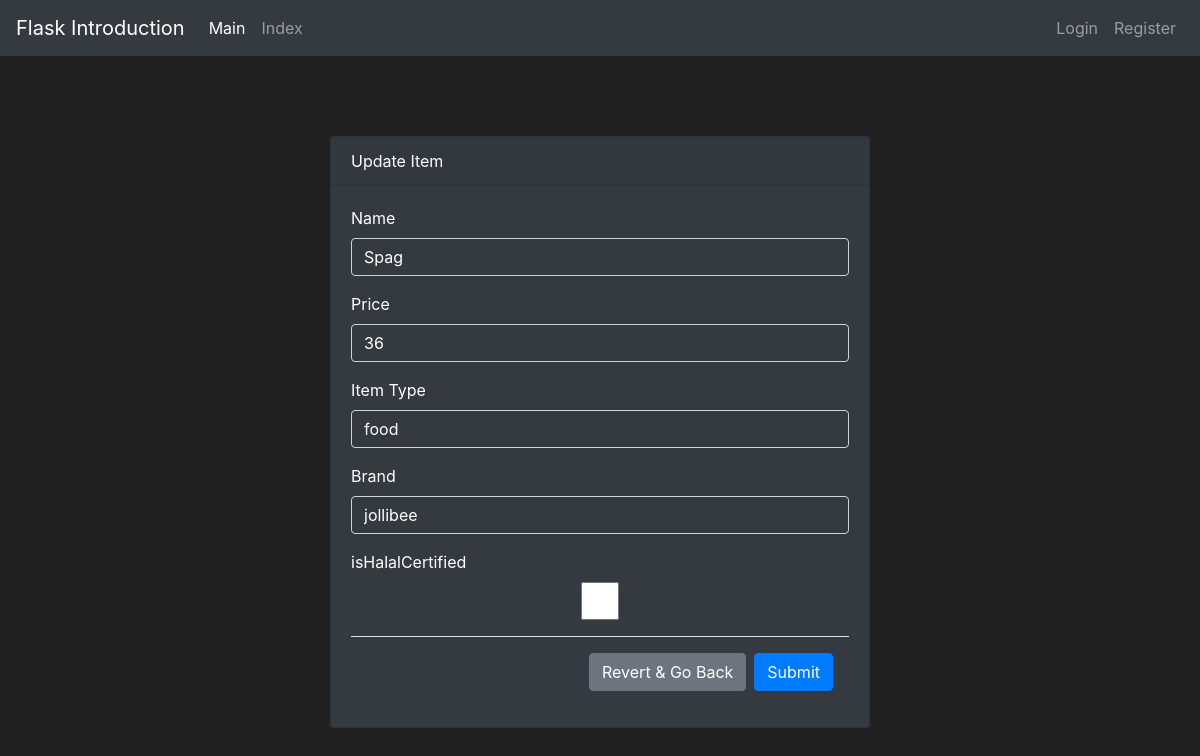
Page /UpdateItem/2 on the earlier database version.
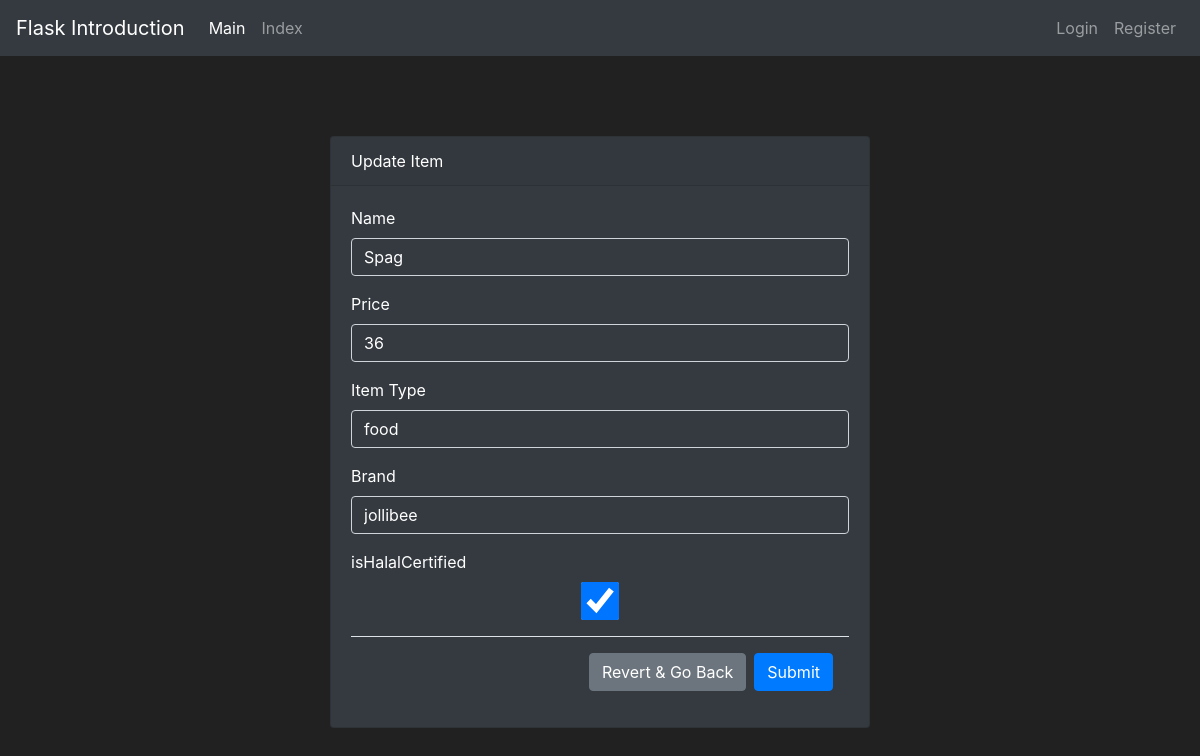
Same page on the later database version.
### static/entities.py (models this page shows)
class Item(db.Model):
    __tablename__ = 'item'
    id = db.Column(db.Integer, primary_key=True)
    name = db.Column(db.String(50), nullable=False)
    price = db.Column(db.Integer, nullable=False, default=50)
    description = db.Column(db.String(200), nullable=True)
    type = db.Column(db.String(50))
    owners = db.relationship('User', secondary=item_user_association, backref=db.backref('items_owned', lazy='dynamic'),overlaps="items_owned,owners")
    __mapper_args__ = {
        'polymorphic_identity': 'item',
        'polymorphic_on': type
    }

class Food(Item):
    __tablename__ = 'food'
    id = db.Column(db.Integer, db.ForeignKey('item.id'), primary_key=True)
    brand = db.Column(db.String(), nullable=False)
    isHalalCertified = db.Column(db.Boolean, default=False)
    __mapper_args__ = {
        'polymorphic_identity': 'food',
    }

### static/routes.py (the view)
@app.route('/UpdateItem/<item_id>', methods=['GET', 'POST'])
def UpdateItem(item_id):
    ItemToUpdate = Item.query.filter_by(id=item_id).first()
    if ItemToUpdate.type == "electronics":
        form = ElectronicsForm(obj=ItemToUpdate)
    elif ItemToUpdate.type == "clothing":
        form = ClothingForm(obj=ItemToUpdate)
    elif ItemToUpdate.type == "food":
        form = FoodForm(obj=ItemToUpdate)
    if form.validate_on_submit():
        form.populate_obj(ItemToUpdate)
        db.session.commit()
        flash(f'Success! The update has been committed to the database', category='success')
        return redirect(url_for('index'))
    else:
        CheckFormError(form)
    return render_template('UpdateItem.html',form=form,type=ItemToUpdate.type)

### static/forms.py
class FoodForm(ItemForm):
    brand = StringField('Brand', validators=[DataRequired()])
    isHalalCertified = BooleanField('Halal Certified')

### static/routes.py (called while the page is built)
def CheckFormError(form):
    if form.errors != {}:
        for err_msg in form.errors.values():
            flash(f'Error: {err_msg}', category='danger')

### static/templates/UpdateItem.html (shortened to what this page needs)
{% extends 'base.html' %}
{% block content %}
<div class="container">
  <div class="row justify-content-center">
    <div class="col-md-6">
      <div class="card bg-dark text-white">
        <div class="card-header">
          Update Item
        </div>
        <div class="card-body">
          <form id="update_form" method="POST" class="form-register">
            <div class="form-group">
              <label for="name" class="text-white">Name</label>
              {{ form.name(class="form-control bg-dark text-white", placeholder="Enter Name...", autocomplete="off") }}
            </div>
            <div class="form-group">
              <label for="price" class="text-white">Price</label>
              {{ form.price(class="form-control bg-dark text-white", placeholder="Enter Price...", autocomplete="off") }}
            </div>
            <div class="form-group">
              <label for="type" class="text-white">Item Type</label>
              {{ form.type(class="form-control bg-dark text-white", placeholder="Item Type...", autocomplete="off") }}
            </div>
            {%if type == "electronics" %}
            <div class="form-group">
              <label for="manufacturer" class="text-white">Manufacturer</label>
              {{ form.manufacturer(class="form-control bg-dark text-white", autocomplete="off") }}
            </div>
            {%elif type == "food" %}
            <div class="form-group">
              <label for="brand" class="text-white">Brand</label>
              {{ form.brand(class="form-control bg-dark text-white", placeholder="Enter Brand...", autocomplete="off") }}
            </div>
            <div class="form-group">
              <label for="isHalalCertified" class="text-white">isHalalCertified</label>
              {{ form.isHalalCertified(class="form-control bg-dark text-white", autocomplete="off") }}
            </div>
            {%endif%}
            <div class="modal-footer">
                <a type="button" class="btn btn-secondary" href="{{url_for('index')}}">Revert & Go Back</a>
                <button type="submit" class="btn btn-primary" onclick="submitForm('update_form')">Submit</button>
              </div>
          </form>
        </div>
      </div>
    </div>
  </div>
</div>
{% endblock %}

### static/templates/base.html (shortened to what this page needs)
<!doctype html>
<html lang="en">
<head>
  <link rel="stylesheet" href="https://cdn.jsdelivr.net/npm/bootstrap@4.5.3/dist/css/bootstrap.min.css"
>
</head>
<body>
  <nav class="navbar navbar-expand-md navbar-dark bg-dark">
    <a class="navbar-brand" href="#" data-toggle="tooltip" data-placement="top" title="tooltip on top">Flask
      Introduction</a>
    <div class="collapse navbar-collapse" id="navbarNav">
      <ul class="navbar-nav mr-auto">
        <li class="nav-item active">
          <a class="nav-link" href="{{ url_for('index') }}" data-toggle="tooltip" data-placement="right"
            title="Access the main page">Main<span class="sr-only">(current)</span></a>
        </li>
        <li class="nav-item">
          <a class="nav-link" href="{{ url_for('index') }}">Index</a>
        </li>
      </ul>
      {% if current_user.is_authenticated %}
      <ul class="navbar-nav">
        <li class="nav-item">
           <a class="nav-link" href="#">Welcome, {{ current_user.name }}</a>
        </li>
     </ul>
     <ul class="navbar-nav">
      <li class="nav-item">
         <a class="nav-link" href="{{ url_for('logout_page') }}">Logout</a>
      </li>
   </ul>
      {%else%}
      <ul class="navbar-nav">
        <li class="nav-item">
          <a class="nav-link" href="{{ url_for('login_page') }}">Login</a>
        </li>
        <li class="nav-item">
          <a class="nav-link" href="{{ url_for('RegisterUser') }}">Register</a>
        </li>
      </ul>
      {%endif%}
    </div>
  </nav>
  {% block content %}
  {% endblock %}
</body>
</html>

### static/templates/base.html (style rules this page uses)
.card { margin-top: 10vh; }
body { background-color: #212121; color: white }

Differences in the rows shown:
changed Food "jollibee": isHalalCertified "☐" → "☑"
